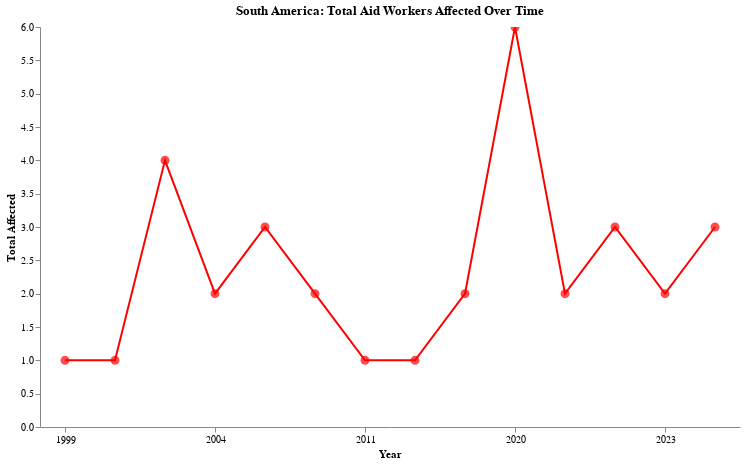

Notebook code cell kept with this figure:
### Code cell
# South America
americas = security_incidents_clean[security_incidents_clean['Group'] == 'South America']
americas_grouped = americas.groupby('Year')['Total affected'].sum().reset_index()
tick_values = americas_grouped['Year'][::3].tolist()

americas_chart = (
    alt.Chart(americas_grouped).mark_line(color='red')
    .encode(
        x=alt.X('Year:N', axis=alt.Axis(values=tick_values, labelAngle=0), title='Year'),
        y=alt.Y('Total affected:Q', axis=alt.Axis(grid=False), title='Total Affected'),
        tooltip=['Year:N', 'Total affected:Q']
    )
    .properties(title='South America: Total Aid Workers Affected Over Time', width=700, height=400)
    + alt.Chart(americas_grouped).mark_point(color='red', filled=True, size=80)
    .encode(x='Year:N', y='Total affected:Q', tooltip=['Year:N', 'Total affected:Q'])
).interactive().configure_view(stroke=None)

americas_chart.save("../plots/southamerica_total_affected.html")
americas_chart

### Figure 1 — Vega-Lite specification as saved in the notebook (floating-point values rounded to 4 significant figures)
{"config": {"view": {"continuousWidth": 400, "continuousHeight": 300, "stroke": null}}, "layer": [{"mark": {"type": "line", "color": "red"}, "encoding": {"tooltip": [{"field": "Year", "type": "nominal"}, {"field": "Total affected", "type": "quantitative"}], "x": {"axis": {"labelAngle": 0, "values": ["1999", "2004", "2011", "2020", "2023"]}, "field": "Year", "title": "Year", "type": "nominal"}, "y": {"axis": {"grid": false}, "field": "Total affected", "title": "Total Affected", "type": "quantitative"}}, "height": 400, "selection": {"selector093": {"type": "interval", "bind": "scales", "encodings": ["x", "y"]}}, "title": "South America: Total Aid Workers Affected Over Time", "width": 700}, {"mark": {"type": "point", "color": "red", "filled": true, "size": 80}, "encoding": {"tooltip": [{"field": "Year", "type": "nominal"}, {"field": "Total affected", "type": "quantitative"}], "x": {"field": "Year", "type": "nominal"}, "y": {"field": "Total affected", "type": "quantitative"}}}], "data": {"name": "data-33e2d23465c1675057237057d6a632b4"}, "$schema": "https://vega.github.io/schema/vega-lite/v4.17.0.json", "datasets": {"data-33e2d23465c1675057237057d6a632b4": [{"Year": "1999", "Total affected": 1}, {"Year": "2000", "Total affected": 1}, {"Year": "2002", "Total affected": 4}, {"Year": "2004", "Total affected": 2}, {"Year": "2005", "Total affected": 3}, {"Year": "2006", "Total affected": 2}, {"Year": "2011", "Total affected": 1}, {"Year": "2013", "Total affected": 1}, {"Year": "2019", "Total affected": 2}, {"Year": "2020", "Total affected": 6}, {"Year": "2021", "Total affected": 2}, {"Year": "2022", "Total affected": 3}, {"Year": "2023", "Total affected": 2}, {"Year": "2024", "Total affected": 3}]}}
